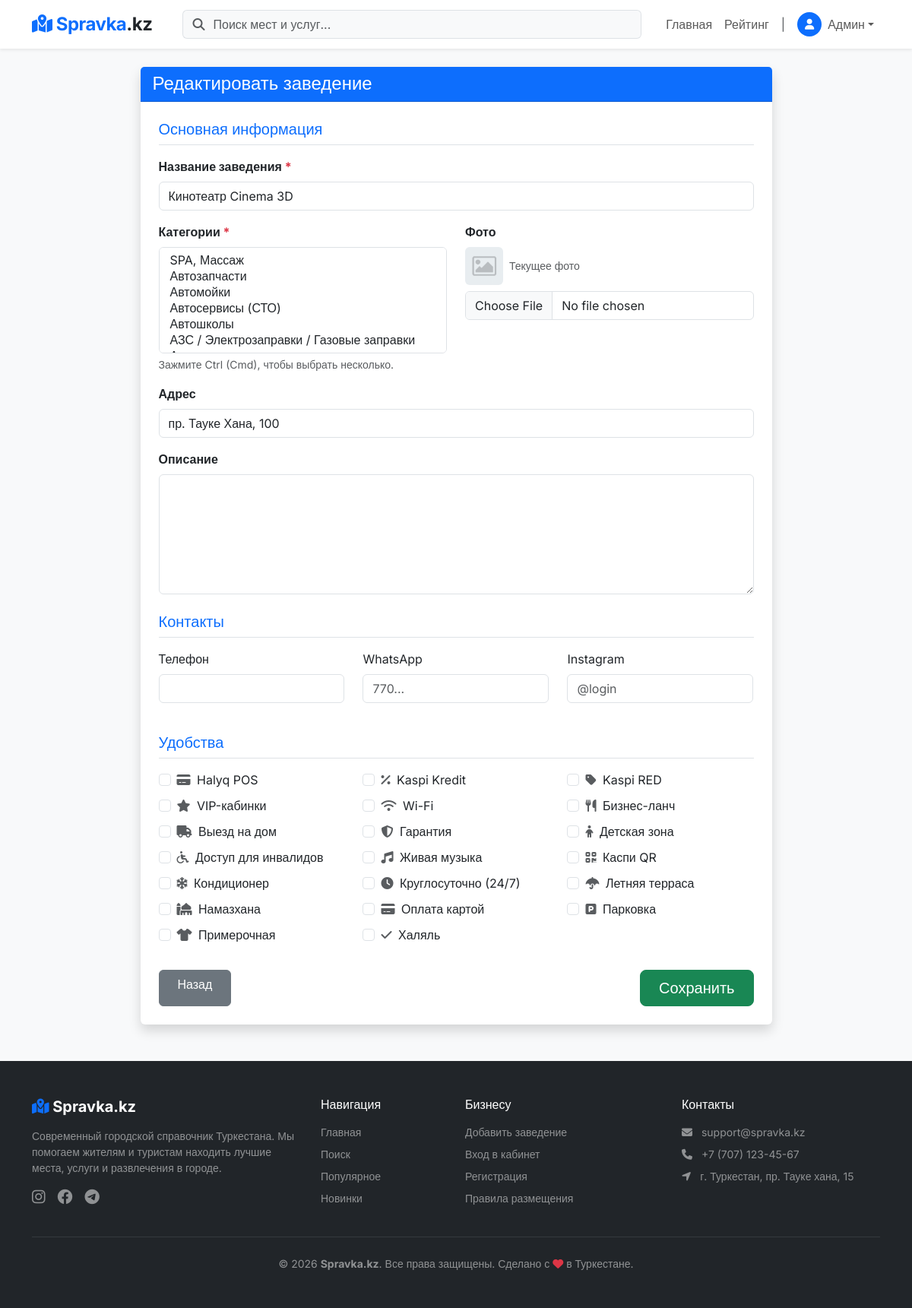
The page /edit.php?id=12 (signed in) on the database its author committed.
### tables this page shows
CREATE TABLE `post` (
  `post_id` int(11) NOT NULL,
  `title` varchar(255) NOT NULL COMMENT 'Название',
  `psevdonim` text NOT NULL,
  `slug` varchar(255) NOT NULL,
  `description` text DEFAULT NULL COMMENT 'Описание',
  `address` text NOT NULL COMMENT 'Адрес',
  `worktime` longtext DEFAULT NULL CHECK (json_valid(`worktime`)),
  `photo` varchar(255) DEFAULT 'uploads/default.jpg' COMMENT 'главное фото',
  `views` int(11) DEFAULT 0 COMMENT 'Количество просмотров',
  `created_at` datetime DEFAULT current_timestamp() COMMENT 'Создан',
  `updated_at` datetime DEFAULT current_timestamp() ON UPDATE current_timestamp() COMMENT 'Изменен',
  `status` tinyint(1) NOT NULL DEFAULT 1 COMMENT '0 - модерация/черновик, 1 - опубликовано, 2 - удален',
  `rating_avg` decimal(3,2) DEFAULT 0.00 COMMENT 'Рейтинг',
  `rating_count` int(11) DEFAULT 0 COMMENT 'Количество оценок',
  `owner_id` int(11) DEFAULT 2 COMMENT 'ID владельца (users.user_id)',
  `attributes` longtext DEFAULT NULL COMMENT 'Специфичные характеристики (JSON)' CHECK (json_valid(`attributes`)),
  `contacts` longtext DEFAULT NULL COMMENT 'Контакты и соцсети (JSON)' CHECK (json_valid(`contacts`))
);

CREATE TABLE `tags` (
  `attr_id` int(11) UNSIGNED NOT NULL,
  `attr_name` varchar(255) NOT NULL,
  `attr_icon` varchar(255) DEFAULT NULL COMMENT 'Класс иконки или ссылка'
);

### edit.php (called while the page is built, shortened)
<?php
require_once 'templates/header.php';
$post_id = isset($_GET['id']) ? (int)$_GET['id'] : 0;
$stmt = $pdo->prepare("SELECT * FROM post WHERE post_id = ?");
$stmt->execute([$post_id]);
$data = $stmt->fetch();
$categories = $pdo->query("SELECT * FROM categories ORDER BY cat_name")->fetchAll();
$tags = $pdo->query("SELECT * FROM tags ORDER BY attr_name")->fetchAll();
$selectedCats = $pdo->prepare("SELECT cat_id FROM s_categories WHERE post_id = ?");
$selectedCats->execute([$post_id]);
$selectedCats = $selectedCats->fetchAll(PDO::FETCH_COLUMN);
$selectedTags = $pdo->prepare("SELECT attr_id FROM s_tags WHERE post_id = ?");
$selectedTags->execute([$post_id]);
$selectedTags = $selectedTags->fetchAll(PDO::FETCH_COLUMN);
$pageTitle = "Редактировать заведение";
require_once 'templates/form-post.php';
require_once 'templates/footer.php';
?>

### back/functions.php (called while the page is built, shortened)
<?php
function h($str) {
    return htmlspecialchars($str, ENT_QUOTES, 'UTF-8');
}
?>

### templates/form-post.php (the view, shortened to what this page needs)
<?php
$contactsArr = is_array($data['contacts'] ?? null) ? $data['contacts'] : json_decode($data['contacts'] ?? '{}', true);
?>
<div class="col-md-9 mx-auto">
    <div class="card shadow border-0 mb-5">
        <div class="card-header bg-primary text-white">
            <h4 class="mb-0"><?= h($pageTitle) ?></h4>
        </div>
        <div class="card-body p-4">
            <form method="POST" enctype="multipart/form-data">
                <h5 class="border-bottom pb-2 mb-3 text-primary">Основная информация</h5>
                <div class="mb-3">
                    <label class="form-label fw-bold">Название заведения <span class="text-danger">*</span></label>
                    <input type="text" name="title" class="form-control" value="<?= h($data['title'] ?? '') ?>" required>
                </div>
                <div class="row">
                    <div class="col-md-6 mb-3">
                        <label class="form-label fw-bold">Категории <span class="text-danger">*</span></label>
                        <select name="categories[]" class="form-select" multiple size="6" required>
                            <?php foreach($categories as $cat): ?>
                                <?php $isSelected = in_array($cat['cat_id'], $selectedCats) ? 'selected' : ''; ?>
                                <option value="<?= $cat['cat_id'] ?>" <?= $isSelected ?>>
                                </option>
                            <?php endforeach; ?>
                        </select>
                        <div class="form-text">Зажмите Ctrl (Cmd), чтобы выбрать несколько.</div>
                    </div>
                    <div class="col-md-6 mb-3">
                        <label class="form-label fw-bold">Фото</label>
                        <?php if(!empty($data['photo'])): ?>
                            <div class="d-flex align-items-center mb-2">
                                <img src="<?= h($data['photo']) ?>" class="rounded me-2" style="width: 50px; height: 50px; object-fit: cover;">
                                <small class="text-muted">Текущее фото</small>
                            </div>
                        <?php endif; ?>
                        <input type="file" name="photo" class="form-control">
                    </div>
                </div>
                <div class="mb-3">
                    <label class="form-label fw-bold">Адрес</label>
                    <input type="text" name="address" class="form-control" value="<?= h($data['address'] ?? '') ?>" required>
                </div>
                <div class="mb-4">
                    <label class="form-label fw-bold">Описание</label>
                    <textarea name="description" class="form-control" rows="6" required><?= h($data['description'] ?? '') ?></textarea>
                </div>
                <h5 class="border-bottom pb-2 mb-3 text-primary">Контакты</h5>
                <div class="row mb-4">
                    <div class="col-md-4 mb-3">
                        <label class="form-label">Телефон</label>
                        <input type="text" name="phone" class="form-control" value="<?= h($contactsArr['phone'] ?? '') ?>">
                    </div>
                    <div class="col-md-4 mb-3">
                        <label class="form-label">WhatsApp</label>
                        <input type="text" name="whatsapp" class="form-control" placeholder="770..." value="<?= h($contactsArr['whatsapp'] ?? '') ?>">
                    </div>
                    <div class="col-md-4 mb-3">
                        <label class="form-label">Instagram</label>
                        <input type="text" name="instagram" class="form-control" placeholder="@login" value="<?= h($contactsArr['instagram'] ?? '') ?>">
                    </div>
                </div>
                <h5 class="border-bottom pb-2 mb-3 text-primary">Удобства</h5>
                <div class="row mb-4">
                    <?php foreach($tags as $tag): ?>
                        <?php $isChecked = in_array($tag['attr_id'], $selectedTags) ? 'checked' : ''; ?>
                        <div class="col-md-4 col-6 mb-2">
                            <div class="form-check">
                                <input class="form-check-input" type="checkbox" name="tags[]" value="<?= $tag['attr_id'] ?>" id="tag_<?= $tag['attr_id'] ?>" <?= $isChecked ?>>
                                <label class="form-check-label" for="tag_<?= $tag['attr_id'] ?>">
                                    <i class="fa-solid <?= h($tag['attr_icon']) ?> text-muted me-1"></i> <?= h($tag['attr_name']) ?>
                                </label>
                            </div>
                        </div>
                    <?php endforeach; ?>
                </div>
                <div class="d-flex justify-content-between">
                    <a href="dashboard.php" class="btn btn-secondary px-4">Назад</a>
                    <button type="submit" class="btn btn-success px-4 btn-lg">Сохранить</button>
                </div>
            </form>
        </div>
    </div>
</div>

### assets/style.css (style rules this page uses)
body { background-color: #f4f7f6; font-family: 'Segoe UI', Tahoma, Geneva, Verdana, sans-serif; }

### templates/header.php (style rules this page uses)
body { font-family: 'Inter', sans-serif; background-color: #f8f9fa; }

### rows shown on the page
post: title "Кинотеатр Cinema 3D", photo (placeholder picture), address "пр. Тауке Хана, 100"
tags: attr_name "Halyq POS"
tags: attr_name "Kaspi Kredit"
tags: attr_name "Kaspi RED"
tags: attr_name "VIP-кабинки"
tags: attr_name "Wi-Fi"
tags: attr_name "Бизнес-ланч"
tags: attr_name "Выезд на дом"
tags: attr_name "Гарантия"
tags: attr_name "Детская зона"
tags: attr_name "Доступ для инвалидов"
tags: attr_name "Живая музыка"
tags: attr_name "Каспи QR"
tags: attr_name "Кондиционер"
tags: attr_name "Круглосуточно (24/7)"
tags: attr_name "Летняя терраса"
tags: attr_name "Намазхана"
tags: attr_name "Оплата картой"
tags: attr_name "Парковка"
tags: attr_name "Примерочная"
tags: attr_name "Халяль"

### other values the page prints
$_SESSION['user_name'] "Админ"
$pageTitle "Редактировать заведение"
